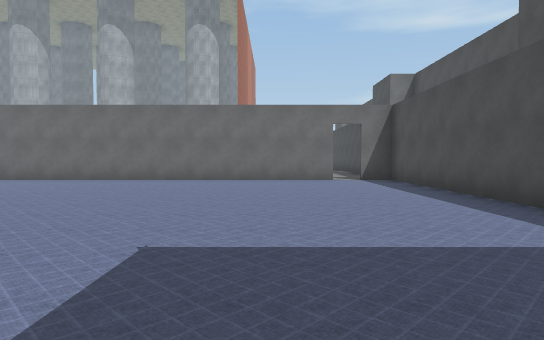
View 1 (above)

16 first-person views from a walk through a Unity game level. The camera is 1.2 m above the floor, tilts 2° down and sees 75° across. The floor is counted in squares, 2 m on a side. Each view is taken from the middle of a square. On the plan, view 1 faces up. The plan holds only what a view shows up to about 10 squares ahead; the rest is blank. The place goes on beyond the plan. The player character is not drawn. Some animated figures are not drawn. Surface patterns are stand-ins for the level's own textures.

View 2
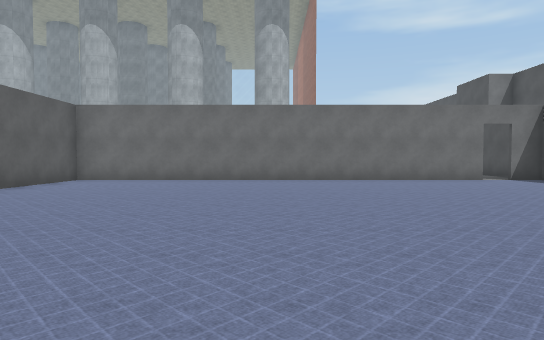

View 3
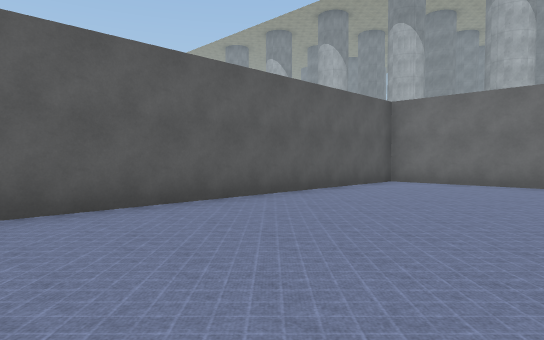

View 4
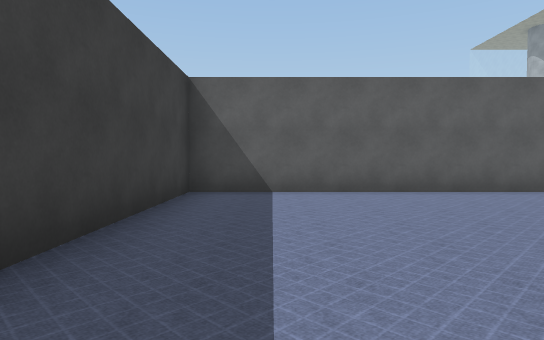

View 5
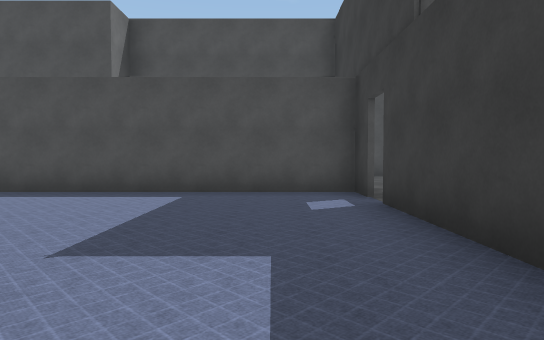

View 6
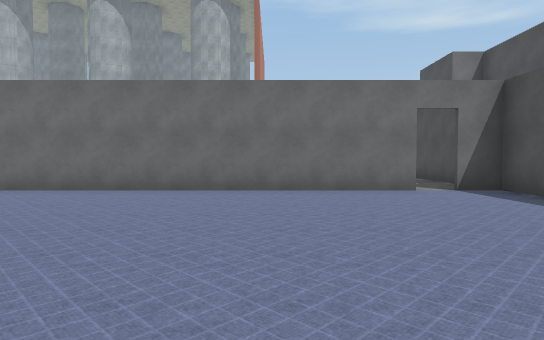

View 7
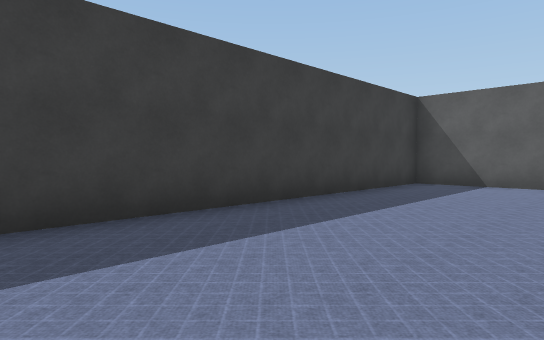

View 8
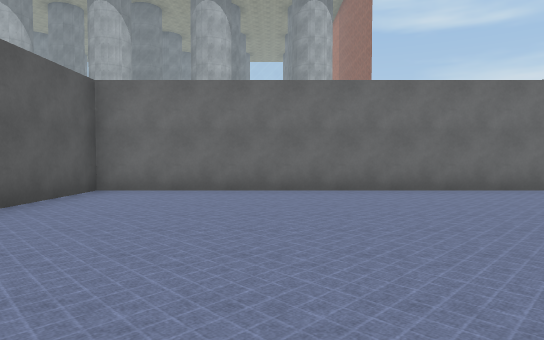

View 9
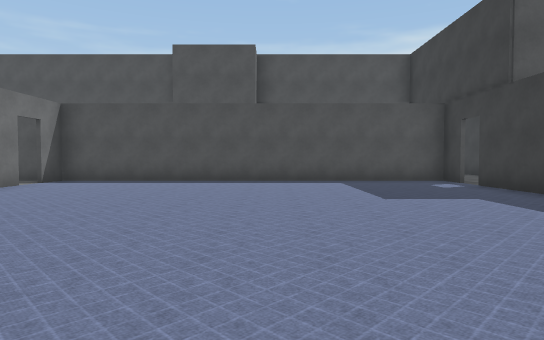

View 10
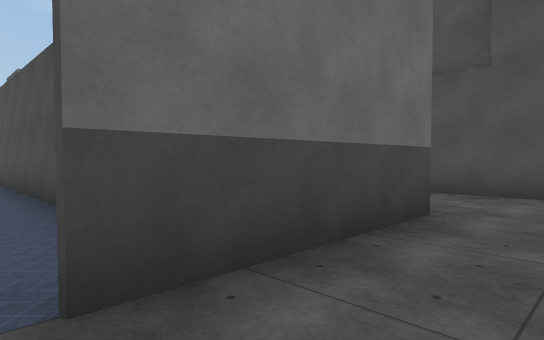

View 11
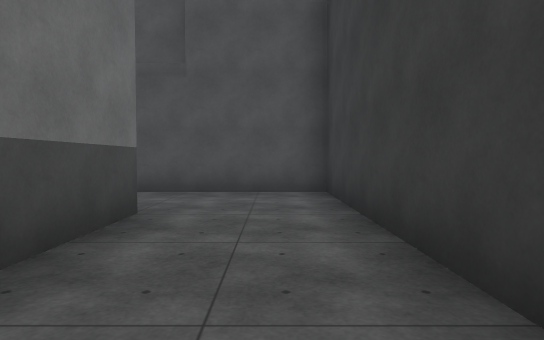

View 12
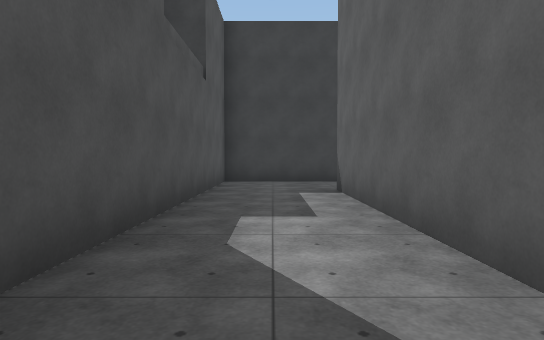

View 13
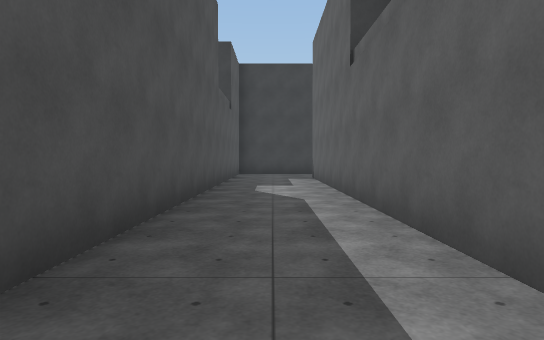

View 14
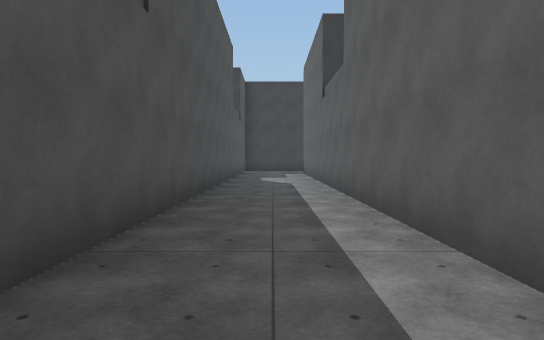

View 15
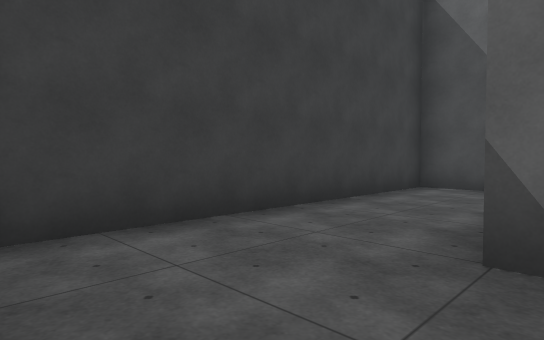

View 16
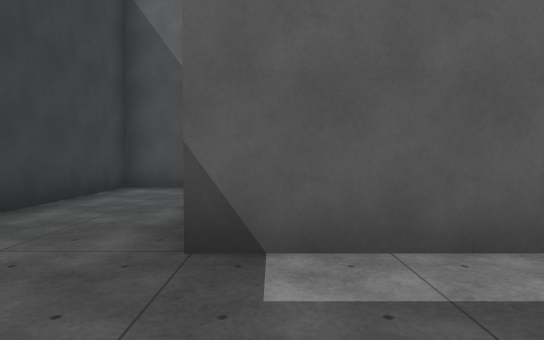

### Floor plan
Points are (right, up) in squares from view 1. A wall is a line through its corners. A room is listed if a view was taken in it or the views show most of it. See-through windows are left out.
Room 1 (views 1, 2, 3, 4, 5, 6, 7, 8, 9)
walls: (1.8, 9.5) (-9.2, 9.5) (-9.2, -0.4) (1.6, -0.4); (2.4, -0.4) (3.2, -0.4) (3.2, 9.5) (2.4, 9.5)
ways out: opening at (2, -1) to room 2; opening at (2, 10)
Room 2 (views 10, 11, 12, 13, 14, 15, 16)
walls: (5.8, 11.5) (5.8, -0.6) (2.4, -0.6); (0.8, -1.8) (0.8, -2.9) (8.2, -2.9) (8.2, 11.5)
ways out: opening at (2, -1) to room 1

Where each view was taken, in squares from view 1:
view 1: 0 up, 0 right, facing up
view 2: 0 up, 4 left, facing up
view 3: 1 up, 5 left, facing up-left
view 4: 1 up, 3 left, facing left
view 5: 1 up, 3 left, facing right
view 6: 3 up, 1 left, facing up
view 7: 3 up, 1 left, facing down-left
view 8: 3 up, 6 left, facing up
view 9: 4 up, 6 left, facing right
view 10: 2 down, 2 right, facing up-right
view 11: 2 down, 2 right, facing right
view 12: 6 up, 7 right, facing down
view 13: 10 up, 7 right, facing down
view 14: 13 up, 7 right, facing down
view 15: 0 up, 8 right, facing down-left
view 16: 0 up, 8 right, facing left
